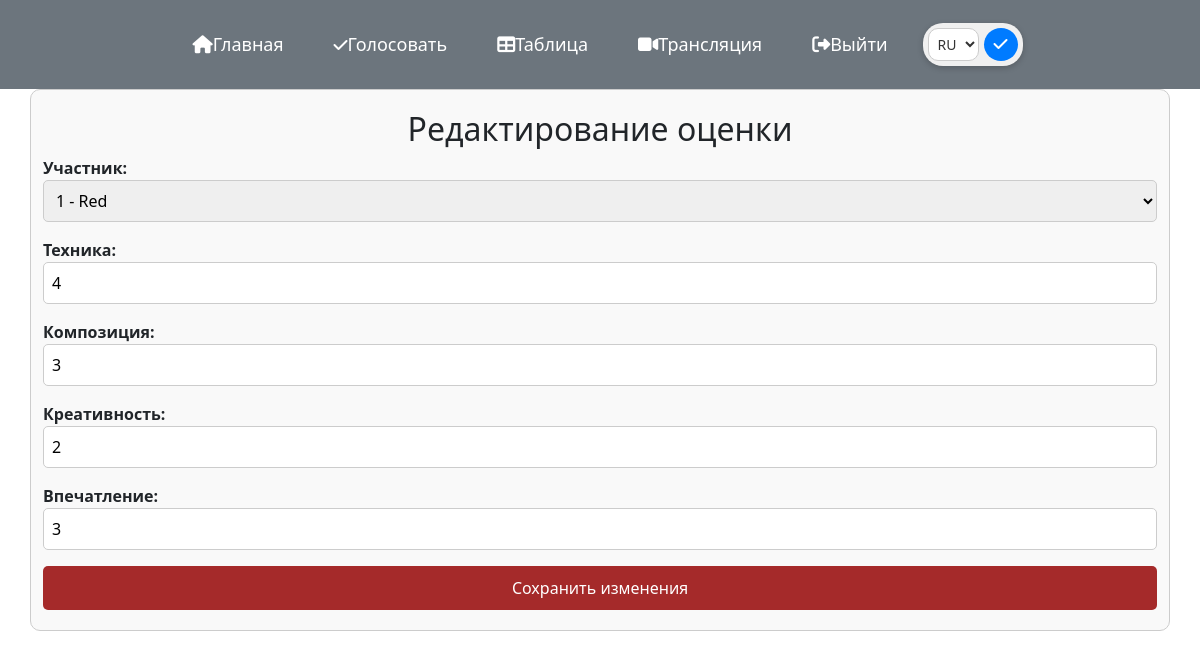
/ru/vote/edit_score/74/ (signed in), run on the app's committed database.
### vote/models.py (models this page shows, shortened)
class Score(models.Model):
    jury = models.ForeignKey(User, on_delete=models.CASCADE)  # Жюри
    participant = models.ForeignKey(Participant, on_delete=models.CASCADE)  # Участник
    technique = models.IntegerField()
    composition = models.IntegerField()
    creativity = models.IntegerField()
    impression = models.IntegerField()

### vote/views.py (the view)
# urls.py: path('edit_score/<int:score_id>/', views.edit_score, name='edit_score'),
@login_required
def edit_score(request, score_id):
    score = get_object_or_404(Score, id=score_id)
    if request.method == 'POST':
        form = ScoreForm(request.POST, instance=score)
        if form.is_valid():
            form.save()
            return redirect('vote_page')  # Перенаправляем на страницу голосования с сообщением об успехе
    else:
        form = ScoreForm(instance=score)
    return render(request, 'vote/edit_score.html', {
        'form': form,
        'score': score,
    })

### vote/forms.py
class ScoreForm(forms.ModelForm):
    participant = forms.ModelChoiceField(queryset=Participant.objects.all(), label="Участник")
    class Meta:
        model = Score
        fields = ['participant', 'technique', 'composition', 'creativity', 'impression']
        labels = {
            'technique': 'Техника',
            'composition': 'Композиция',
            'creativity': 'Креативность',
            'impression': 'Впечатление',
        }
        widgets = {
            'technique': forms.NumberInput(attrs={'min': 0, 'max': 10}),
            'composition': forms.NumberInput(attrs={'min': 0, 'max': 10}),
            'creativity': forms.NumberInput(attrs={'min': 0, 'max': 10}),
            'impression': forms.NumberInput(attrs={'min': 0, 'max': 10}),
        }

### main/models.py (called while the page is built)
    def __str__(self):
        return f"{self.number} - {self.name}"

### vote/templates/vote/edit_score.html (shortened to what this page needs)
{% load static %}
{% load i18n %}
<!DOCTYPE html>
<html lang="ru">
<head>
    <link rel="stylesheet" href="{% static 'vote/css/vote.css' %}">
    <link rel="stylesheet" href="https://cdn.jsdelivr.net/npm/bootstrap@5.3.3/dist/css/bootstrap.min.css">
    <link rel="stylesheet" href="https://use.fontawesome.com/releases/v6.6.0/css/all.css">
</head>
<body>
<header>
    <nav class="navbar">
        <ul class="navbar-menu">
            <li><a href="{% url 'main' %}"><i class="fa-solid fa-house"></i>{% trans "Главная" %}</a></li>
            <li><a href="{% url 'vote_page' %}"><i class="fa-solid fa-check"></i>{% trans "Голосовать" %}</a></li>
            <li><a href="{% url 'participant_scores' %}"><i class="fa-solid fa-table"></i>{% trans "Таблица" %}</a></li>
            <li><a href="{% url 'translation_scores' %}"><i class="fa-solid fa-video"></i>{% trans "Трансляция" %}</a></li>
            <li><a href="{% url 'signup' %}"><i class="fa-solid fa-right-from-bracket"></i>{% trans "Выйти" %}</a></li>
            <form method="post" action="{% url 'set_language' %}?next={{ request.path }}" class="language-form">
    <select name="language" class="language-select">
        <option value="ru" {% if LANGUAGE_CODE == 'ru' %}selected{% endif %}>RU</option>
    </select>
    <button type="submit" class="language-btn">
        <i class="fa fa-check"></i>
    </button>
</form>
        </ul>
    </nav>
</header>
<div class="container">
    <h2>{% trans "Редактирование оценки" %}</h2>
    <form method="post">
        {{ form.as_p }}
        <button type="submit" class="btn btn-primary">{% trans "Сохранить изменения" %}</button>
    </form>
</div>
</body>
</html>

### vote/static/vote/css/vote.css (style rules this page uses)
.container { width: 50%; margin: 0 auto; padding: 20px; background-color: #f9f9f9; border: 1px solid #ccc; border-radius: 10px; }
h2 { text-align: center; }
label { display: block; font-weight: bold; }
input, select { width: 100%; padding: 8px; border: 1px solid #ccc; border-radius: 5px; }
button.btn { display: block; width: 100%; padding: 10px; background-color: brown; color: white; border: none; border-radius: 5px; cursor: pointer; }
header { background-color: #6c757d; padding: 15px 0; }
.navbar { display: flex; justify-content: center; align-items: center; flex-wrap: wrap; }
.navbar-menu { list-style: none; margin: 0; padding: 0; display: flex; gap: 20px; width: 100%; align-items: center; justify-content: center; }
.navbar-menu li { display: inline-block; }
.navbar-menu a { font-size: 18px; color: white; text-decoration: none; padding: 10px 15px; transition: color 0.3s ease; }
.language-form { display: inline-flex; align-items: center; padding: 5px; background-color: #f0f0f0; border-radius: 20px; box-shadow: 0 2px 6px rgba(0, 0, 0, 0.2); }
.language-select { padding: 5px; margin-right: 5px; border: 1px solid #ccc; border-radius: 10px; background-color: #fff; font-size: 14px; color: #333; }
.language-btn { background-color: #007bff; border: none; padding: 6px 10px; border-radius: 50%; cursor: pointer; color: white; font-size: 14px; transition: background-color 0.3s ease; }
.fa-check { font-size: 16px; }

### data on the page
Score: participant "1 - Red", technique "4", composition "3", creativity "2", impression "3"
